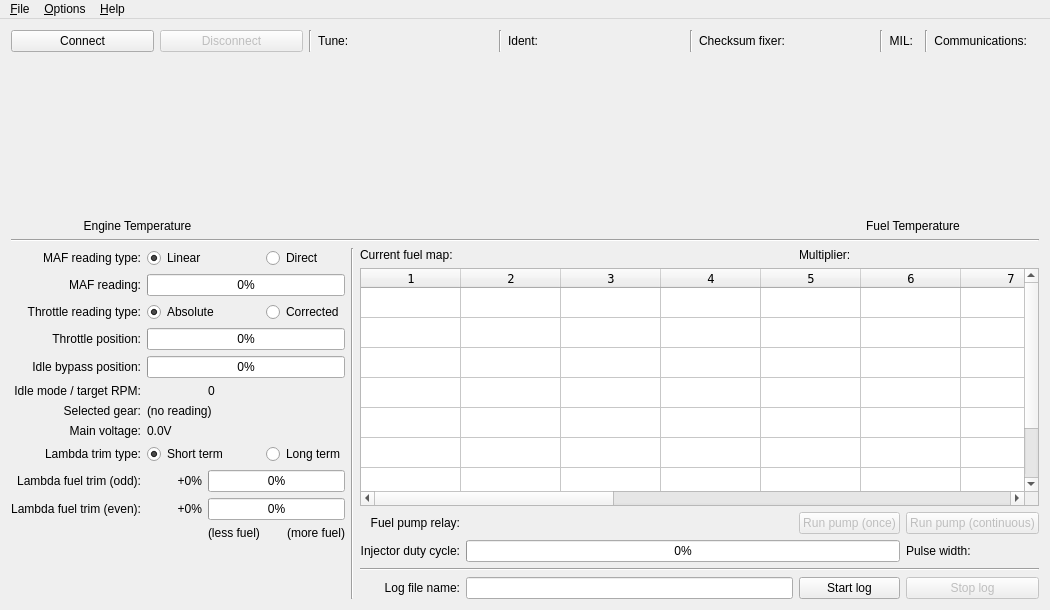
<?xml version="1.0" encoding="UTF-8"?>
<ui version="4.0">
 <class>MainWindow</class>
 <widget class="QMainWindow" name="MainWindow">
  <property name="geometry">
   <rect>
    <x>0</x>
    <y>0</y>
    <width>1050</width>
    <height>610</height>
   </rect>
  </property>
  <property name="sizePolicy">
   <sizepolicy hsizetype="Minimum" vsizetype="Minimum">
    <horstretch>0</horstretch>
    <verstretch>0</verstretch>
   </sizepolicy>
  </property>
  <property name="minimumSize">
   <size>
    <width>1050</width>
    <height>610</height>
   </size>
  </property>
  <property name="windowTitle">
   <string>MainWindow</string>
  </property>
  <widget class="QWidget" name="centralWidget">
   <layout class="QGridLayout" name="gridLayout">
    <item row="0" column="0">
     <layout class="QVBoxLayout" name="m_layoutMaster" stretch="0,1,0,2">
      <item>
       <layout class="QHBoxLayout" name="m_layoutTop" stretch="2,5">
        <item>
         <layout class="QHBoxLayout" name="m_connectButtonLayout">
          <item>
           <widget class="QPushButton" name="m_connectButton">
            <property name="text">
             <string>Connect</string>
            </property>
           </widget>
          </item>
          <item>
           <widget class="QPushButton" name="m_disconnectButton">
            <property name="enabled">
             <bool>false</bool>
            </property>
            <property name="text">
             <string>Disconnect</string>
            </property>
           </widget>
          </item>
         </layout>
        </item>
        <item>
         <layout class="QHBoxLayout" name="m_statusLayout" stretch="0,3,0,3,0,3,0,0,0,0,1,0,0">
          <item>
           <widget class="Line" name="m_vline0">
            <property name="orientation">
             <enum>Qt::Vertical</enum>
            </property>
           </widget>
          </item>
          <item>
           <widget class="QLabel" name="m_tuneRevNumberLabel">
            <property name="text">
             <string>Tune:</string>
            </property>
           </widget>
          </item>
          <item>
           <widget class="Line" name="m_vline1">
            <property name="orientation">
             <enum>Qt::Vertical</enum>
            </property>
           </widget>
          </item>
          <item>
           <widget class="QLabel" name="m_identLabel">
            <property name="text">
             <string>Ident:</string>
            </property>
           </widget>
          </item>
          <item>
           <widget class="Line" name="m_vline2">
            <property name="orientation">
             <enum>Qt::Vertical</enum>
            </property>
           </widget>
          </item>
          <item>
           <widget class="QLabel" name="m_checksumFixerLabel">
            <property name="text">
             <string>Checksum fixer:</string>
            </property>
           </widget>
          </item>
          <item>
           <widget class="Line" name="m_vline3">
            <property name="orientation">
             <enum>Qt::Vertical</enum>
            </property>
           </widget>
          </item>
          <item>
           <widget class="QLabel" name="m_milLabel">
            <property name="text">
             <string>MIL:</string>
            </property>
            <property name="alignment">
             <set>Qt::AlignRight|Qt::AlignTrailing|Qt::AlignVCenter</set>
            </property>
           </widget>
          </item>
          <item>
           <widget class="QLedIndicator" name="m_milLed" native="true"/>
          </item>
          <item>
           <widget class="Line" name="m_vline4">
            <property name="orientation">
             <enum>Qt::Vertical</enum>
            </property>
           </widget>
          </item>
          <item>
           <widget class="QLabel" name="m_commsLedLabel">
            <property name="text">
             <string>Communications:</string>
            </property>
            <property name="alignment">
             <set>Qt::AlignRight|Qt::AlignTrailing|Qt::AlignVCenter</set>
            </property>
           </widget>
          </item>
          <item>
           <widget class="QLedIndicator" name="m_commsGoodLed" native="true"/>
          </item>
          <item>
           <widget class="QLedIndicator" name="m_commsBadLed" native="true"/>
          </item>
         </layout>
        </item>
       </layout>
      </item>
      <item>
       <layout class="QGridLayout" name="m_analogGaugeLayout">
        <item row="0" column="0">
         <widget class="ManoMeter" name="m_waterTempGauge" native="true"/>
        </item>
        <item row="0" column="1" rowspan="2">
         <widget class="ManoMeter" name="m_speedo" native="true"/>
        </item>
        <item row="0" column="2" rowspan="2">
         <widget class="ManoMeter" name="m_revCounter" native="true"/>
        </item>
        <item row="0" column="3">
         <widget class="ManoMeter" name="m_fuelTempGauge" native="true"/>
        </item>
        <item row="1" column="0">
         <widget class="QLabel" name="m_waterTempLabel">
          <property name="sizePolicy">
           <sizepolicy hsizetype="Preferred" vsizetype="Maximum">
            <horstretch>0</horstretch>
            <verstretch>0</verstretch>
           </sizepolicy>
          </property>
          <property name="text">
           <string>Engine Temperature</string>
          </property>
          <property name="alignment">
           <set>Qt::AlignCenter</set>
          </property>
         </widget>
        </item>
        <item row="1" column="3">
         <widget class="QLabel" name="m_fuelTempLabel">
          <property name="sizePolicy">
           <sizepolicy hsizetype="Preferred" vsizetype="Maximum">
            <horstretch>0</horstretch>
            <verstretch>0</verstretch>
           </sizepolicy>
          </property>
          <property name="text">
           <string>Fuel Temperature</string>
          </property>
          <property name="alignment">
           <set>Qt::AlignCenter</set>
          </property>
         </widget>
        </item>
       </layout>
      </item>
      <item>
       <widget class="Line" name="m_hline1">
        <property name="orientation">
         <enum>Qt::Horizontal</enum>
        </property>
       </widget>
      </item>
      <item>
       <layout class="QHBoxLayout" name="m_layoutBottom" stretch="1,0,3">
        <item>
         <layout class="QGridLayout" name="m_miscDataLayout" rowstretch="0,0,0,0,0,0,0,0,0,0,0,1">
          <item row="0" column="0">
           <widget class="QLabel" name="m_mafReadingTypeLabel">
            <property name="text">
             <string>MAF reading type:</string>
            </property>
            <property name="alignment">
             <set>Qt::AlignRight|Qt::AlignTrailing|Qt::AlignVCenter</set>
            </property>
           </widget>
          </item>
          <item row="0" column="1" colspan="2">
           <widget class="QRadioButton" name="m_mafReadingLinearButton">
            <property name="text">
             <string>Linear</string>
            </property>
            <property name="checked">
             <bool>true</bool>
            </property>
            <attribute name="buttonGroup">
             <string notr="true">m_mafReadingButtonGroup</string>
            </attribute>
           </widget>
          </item>
          <item row="0" column="3">
           <widget class="QRadioButton" name="m_mafReadingDirectButton">
            <property name="text">
             <string>Direct</string>
            </property>
            <attribute name="buttonGroup">
             <string notr="true">m_mafReadingButtonGroup</string>
            </attribute>
           </widget>
          </item>
          <item row="1" column="0">
           <widget class="QLabel" name="m_mafReadingLabel">
            <property name="text">
             <string>MAF reading:</string>
            </property>
            <property name="alignment">
             <set>Qt::AlignRight|Qt::AlignTrailing|Qt::AlignVCenter</set>
            </property>
           </widget>
          </item>
          <item row="1" column="1" colspan="3">
           <widget class="QProgressBar" name="m_mafReadingBar">
            <property name="value">
             <number>0</number>
            </property>
           </widget>
          </item>
          <item row="2" column="0">
           <widget class="QLabel" name="m_throttleTypeLabel">
            <property name="text">
             <string>Throttle reading type:</string>
            </property>
            <property name="alignment">
             <set>Qt::AlignRight|Qt::AlignTrailing|Qt::AlignVCenter</set>
            </property>
           </widget>
          </item>
          <item row="2" column="1" colspan="2">
           <widget class="QRadioButton" name="m_throttleTypeAbsoluteButton">
            <property name="text">
             <string>Absolute</string>
            </property>
            <property name="checked">
             <bool>true</bool>
            </property>
            <attribute name="buttonGroup">
             <string notr="true">m_throttleTypeButtonGroup</string>
            </attribute>
           </widget>
          </item>
          <item row="2" column="3">
           <widget class="QRadioButton" name="m_throttleTypeCorrectedButton">
            <property name="text">
             <string>Corrected</string>
            </property>
            <attribute name="buttonGroup">
             <string notr="true">m_throttleTypeButtonGroup</string>
            </attribute>
           </widget>
          </item>
          <item row="3" column="0">
           <widget class="QLabel" name="m_throttleLabel">
            <property name="text">
             <string>Throttle position:</string>
            </property>
            <property name="alignment">
             <set>Qt::AlignRight|Qt::AlignTrailing|Qt::AlignVCenter</set>
            </property>
           </widget>
          </item>
          <item row="3" column="1" colspan="3">
           <widget class="QProgressBar" name="m_throttleBar">
            <property name="value">
             <number>0</number>
            </property>
           </widget>
          </item>
          <item row="4" column="0">
           <widget class="QLabel" name="m_idleBypassLabel">
            <property name="text">
             <string>Idle bypass position:</string>
            </property>
            <property name="alignment">
             <set>Qt::AlignRight|Qt::AlignTrailing|Qt::AlignVCenter</set>
            </property>
           </widget>
          </item>
          <item row="4" column="1" colspan="3">
           <widget class="QProgressBar" name="m_idleBypassPosBar">
            <property name="value">
             <number>0</number>
            </property>
           </widget>
          </item>
          <item row="5" column="0">
           <widget class="QLabel" name="m_targetIdleLabel">
            <property name="text">
             <string>Idle mode / target RPM:</string>
            </property>
            <property name="alignment">
             <set>Qt::AlignRight|Qt::AlignTrailing|Qt::AlignVCenter</set>
            </property>
           </widget>
          </item>
          <item row="5" column="1">
           <widget class="QLedIndicator" name="m_idleModeLed" native="true"/>
          </item>
          <item row="5" column="2">
           <widget class="QLabel" name="m_targetIdle">
            <property name="text">
             <string>0</string>
            </property>
           </widget>
          </item>
          <item row="6" column="0">
           <widget class="QLabel" name="m_gearLabel">
            <property name="text">
             <string>Selected gear:</string>
            </property>
            <property name="alignment">
             <set>Qt::AlignRight|Qt::AlignTrailing|Qt::AlignVCenter</set>
            </property>
           </widget>
          </item>
          <item row="6" column="1" colspan="2">
           <widget class="QLabel" name="m_gear">
            <property name="text">
             <string>(no reading)</string>
            </property>
           </widget>
          </item>
          <item row="7" column="0">
           <widget class="QLabel" name="m_voltageLabel">
            <property name="text">
             <string>Main voltage:</string>
            </property>
            <property name="alignment">
             <set>Qt::AlignRight|Qt::AlignTrailing|Qt::AlignVCenter</set>
            </property>
           </widget>
          </item>
          <item row="7" column="1">
           <widget class="QLabel" name="m_voltage">
            <property name="text">
             <string>0.0V</string>
            </property>
           </widget>
          </item>
          <item row="8" column="0">
           <widget class="QLabel" name="m_lambdaTrimTypeLabel">
            <property name="text">
             <string>Lambda trim type:</string>
            </property>
            <property name="alignment">
             <set>Qt::AlignRight|Qt::AlignTrailing|Qt::AlignVCenter</set>
            </property>
           </widget>
          </item>
          <item row="8" column="1" colspan="2">
           <widget class="QRadioButton" name="m_lambdaTrimShortButton">
            <property name="text">
             <string>Short term</string>
            </property>
            <property name="checked">
             <bool>true</bool>
            </property>
            <attribute name="buttonGroup">
             <string notr="true">m_lambdaTrimButtonGroup</string>
            </attribute>
           </widget>
          </item>
          <item row="8" column="3">
           <widget class="QRadioButton" name="m_lambdaTrimLongButton">
            <property name="text">
             <string>Long term</string>
            </property>
            <attribute name="buttonGroup">
             <string notr="true">m_lambdaTrimButtonGroup</string>
            </attribute>
           </widget>
          </item>
          <item row="9" column="0">
           <widget class="QLabel" name="m_oddFuelTrimAndMAFCOLabel">
            <property name="text">
             <string>Lambda fuel trim (odd):</string>
            </property>
            <property name="alignment">
             <set>Qt::AlignRight|Qt::AlignTrailing|Qt::AlignVCenter</set>
            </property>
           </widget>
          </item>
          <item row="9" column="1">
           <widget class="QLabel" name="m_oddFuelTrimBarAndMAFCOLabel">
            <property name="minimumSize">
             <size>
              <width>55</width>
              <height>0</height>
             </size>
            </property>
            <property name="text">
             <string>+0%</string>
            </property>
            <property name="alignment">
             <set>Qt::AlignRight|Qt::AlignTrailing|Qt::AlignVCenter</set>
            </property>
           </widget>
          </item>
          <item row="9" column="2" colspan="2">
           <widget class="FuelTrimBar" name="m_oddFuelTrimBar">
            <property name="value">
             <number>0</number>
            </property>
           </widget>
          </item>
          <item row="10" column="0">
           <widget class="QLabel" name="m_evenFuelTrimLabel">
            <property name="text">
             <string>Lambda fuel trim (even):</string>
            </property>
            <property name="alignment">
             <set>Qt::AlignRight|Qt::AlignTrailing|Qt::AlignVCenter</set>
            </property>
           </widget>
          </item>
          <item row="10" column="1">
           <widget class="QLabel" name="m_evenFuelTrimBarLabel">
            <property name="minimumSize">
             <size>
              <width>55</width>
              <height>0</height>
             </size>
            </property>
            <property name="text">
             <string>+0%</string>
            </property>
            <property name="alignment">
             <set>Qt::AlignRight|Qt::AlignTrailing|Qt::AlignVCenter</set>
            </property>
           </widget>
          </item>
          <item row="10" column="2" colspan="2">
           <widget class="FuelTrimBar" name="m_evenFuelTrimBar">
            <property name="value">
             <number>0</number>
            </property>
           </widget>
          </item>
          <item row="11" column="2">
           <widget class="QLabel" name="m_lambdaTrimLowLimitLabel">
            <property name="text">
             <string>(less fuel)</string>
            </property>
            <property name="alignment">
             <set>Qt::AlignLeading|Qt::AlignLeft|Qt::AlignTop</set>
            </property>
           </widget>
          </item>
          <item row="11" column="3">
           <widget class="QLabel" name="m_lambdaTrimHighLimitLabel">
            <property name="text">
             <string>(more fuel)</string>
            </property>
            <property name="alignment">
             <set>Qt::AlignRight|Qt::AlignTop|Qt::AlignTrailing</set>
            </property>
           </widget>
          </item>
         </layout>
        </item>
        <item>
         <widget class="Line" name="m_vline5">
          <property name="orientation">
           <enum>Qt::Vertical</enum>
          </property>
         </widget>
        </item>
        <item>
         <layout class="QGridLayout" name="m_fuelAndLoggingLayout">
          <item row="4" column="0" colspan="4">
           <widget class="Line" name="m_hline0">
            <property name="orientation">
             <enum>Qt::Horizontal</enum>
            </property>
           </widget>
          </item>
          <item row="3" column="0">
           <widget class="QLabel" name="m_injectorDutyCycleLabel">
            <property name="text">
             <string>Injector duty cycle:</string>
            </property>
            <property name="alignment">
             <set>Qt::AlignRight|Qt::AlignTrailing|Qt::AlignVCenter</set>
            </property>
           </widget>
          </item>
          <item row="1" column="0" colspan="4">
           <widget class="QTableWidget" name="m_fuelMapDisplay">
            <property name="font">
             <font>
              <family>Andale Mono</family>
              <pointsize>9</pointsize>
             </font>
            </property>
            <property name="rowCount">
             <number>8</number>
            </property>
            <property name="columnCount">
             <number>16</number>
            </property>
            <attribute name="horizontalHeaderVisible">
             <bool>true</bool>
            </attribute>
            <attribute name="verticalHeaderVisible">
             <bool>false</bool>
            </attribute>
            <row/>
            <row/>
            <row/>
            <row/>
            <row/>
            <row/>
            <row/>
            <row/>
            <column/>
            <column/>
            <column/>
            <column/>
            <column/>
            <column/>
            <column/>
            <column/>
            <column/>
            <column/>
            <column/>
            <column/>
            <column/>
            <column/>
            <column/>
            <column/>
           </widget>
          </item>
          <item row="2" column="3">
           <widget class="QPushButton" name="m_fuelPumpContinuousButton">
            <property name="enabled">
             <bool>false</bool>
            </property>
            <property name="text">
             <string>Run pump (continuous)</string>
            </property>
            <property name="checkable">
             <bool>true</bool>
            </property>
           </widget>
          </item>
          <item row="5" column="0">
           <widget class="QLabel" name="m_logFileNameLabel">
            <property name="text">
             <string>Log file name:</string>
            </property>
            <property name="alignment">
             <set>Qt::AlignRight|Qt::AlignTrailing|Qt::AlignVCenter</set>
            </property>
           </widget>
          </item>
          <item row="5" column="2">
           <widget class="QPushButton" name="m_startLoggingButton">
            <property name="text">
             <string>Start log</string>
            </property>
           </widget>
          </item>
          <item row="2" column="2">
           <widget class="QPushButton" name="m_fuelPumpOneshotButton">
            <property name="enabled">
             <bool>false</bool>
            </property>
            <property name="text">
             <string>Run pump (once)</string>
            </property>
           </widget>
          </item>
          <item row="5" column="3">
           <widget class="QPushButton" name="m_stopLoggingButton">
            <property name="enabled">
             <bool>false</bool>
            </property>
            <property name="text">
             <string>Stop log</string>
            </property>
           </widget>
          </item>
          <item row="0" column="0" colspan="2">
           <widget class="QLabel" name="m_fuelMapIndexLabel">
            <property name="text">
             <string>Current fuel map:</string>
            </property>
           </widget>
          </item>
          <item row="0" column="2">
           <widget class="QLabel" name="m_fuelMapFactorLabel">
            <property name="text">
             <string>Multiplier:</string>
            </property>
           </widget>
          </item>
          <item row="5" column="1">
           <widget class="QLineEdit" name="m_logFileNameBox"/>
          </item>
          <item row="2" column="1">
           <widget class="QLedIndicator" name="m_fuelPumpRelayStateLed" native="true">
            <property name="maximumSize">
             <size>
              <width>40</width>
              <height>16777215</height>
             </size>
            </property>
           </widget>
          </item>
          <item row="2" column="0">
           <widget class="QLabel" name="m_fuelPumpRelayStateLabel">
            <property name="text">
             <string>Fuel pump relay:</string>
            </property>
            <property name="alignment">
             <set>Qt::AlignRight|Qt::AlignTrailing|Qt::AlignVCenter</set>
            </property>
           </widget>
          </item>
          <item row="3" column="1" colspan="2">
           <widget class="QProgressBar" name="m_injectorDutyCycleBar">
            <property name="maximum">
             <number>100</number>
            </property>
            <property name="value">
             <number>0</number>
            </property>
            <property name="format">
             <string>%p%</string>
            </property>
           </widget>
          </item>
          <item row="3" column="3">
           <widget class="QLabel" name="m_injectorPulseWidthLabel">
            <property name="text">
             <string>Pulse width:</string>
            </property>
           </widget>
          </item>
         </layout>
        </item>
       </layout>
      </item>
     </layout>
    </item>
   </layout>
  </widget>
  <widget class="QMenuBar" name="menuBar">
   <property name="geometry">
    <rect>
     <x>0</x>
     <y>0</y>
     <width>1050</width>
     <height>25</height>
    </rect>
   </property>
   <widget class="QMenu" name="m_fileMenu">
    <property name="title">
     <string>&amp;File</string>
    </property>
    <addaction name="m_saveROMImageAction"/>
    <addaction name="separator"/>
    <addaction name="m_exitAction"/>
   </widget>
   <widget class="QMenu" name="m_optionsMenu">
    <property name="title">
     <string>&amp;Options</string>
    </property>
    <addaction name="m_showFaultCodesAction"/>
    <addaction name="m_idleAirControlAction"/>
    <addaction name="m_editSettingsAction"/>
   </widget>
   <widget class="QMenu" name="m_helpMenu">
    <property name="title">
     <string>&amp;Help</string>
    </property>
    <addaction name="m_helpContentsAction"/>
    <addaction name="m_helpAboutAction"/>
   </widget>
   <addaction name="m_fileMenu"/>
   <addaction name="m_optionsMenu"/>
   <addaction name="m_helpMenu"/>
  </widget>
  <action name="m_helpContentsAction">
   <property name="text">
    <string>&amp;Contents...</string>
   </property>
  </action>
  <action name="m_helpAboutAction">
   <property name="text">
    <string>&amp;About</string>
   </property>
  </action>
  <action name="m_showFaultCodesAction">
   <property name="text">
    <string>Show fault &amp;codes...</string>
   </property>
  </action>
  <action name="m_idleAirControlAction">
   <property name="text">
    <string>&amp;Idle air control...</string>
   </property>
  </action>
  <action name="m_editSettingsAction">
   <property name="text">
    <string>&amp;Edit settings...</string>
   </property>
  </action>
  <action name="m_saveROMImageAction">
   <property name="text">
    <string>&amp;Save ROM image...</string>
   </property>
  </action>
  <action name="m_exitAction">
   <property name="text">
    <string>&amp;Exit</string>
   </property>
  </action>
 </widget>
 <layoutdefault spacing="6" margin="11"/>
 <customwidgets>
  <customwidget>
   <class>FuelTrimBar</class>
   <extends>QProgressBar</extends>
   <header>fueltrimbar.h</header>
  </customwidget>
  <customwidget>
   <class>ManoMeter</class>
   <extends>QWidget</extends>
   <header>manometer.h</header>
   <container>1</container>
  </customwidget>
  <customwidget>
   <class>QLedIndicator</class>
   <extends>QWidget</extends>
   <header>qledindicator.h</header>
   <container>1</container>
  </customwidget>
 </customwidgets>
 <resources/>
 <connections/>
 <buttongroups>
  <buttongroup name="m_mafReadingButtonGroup"/>
  <buttongroup name="m_throttleTypeButtonGroup"/>
  <buttongroup name="m_lambdaTrimButtonGroup"/>
 </buttongroups>
</ui>
